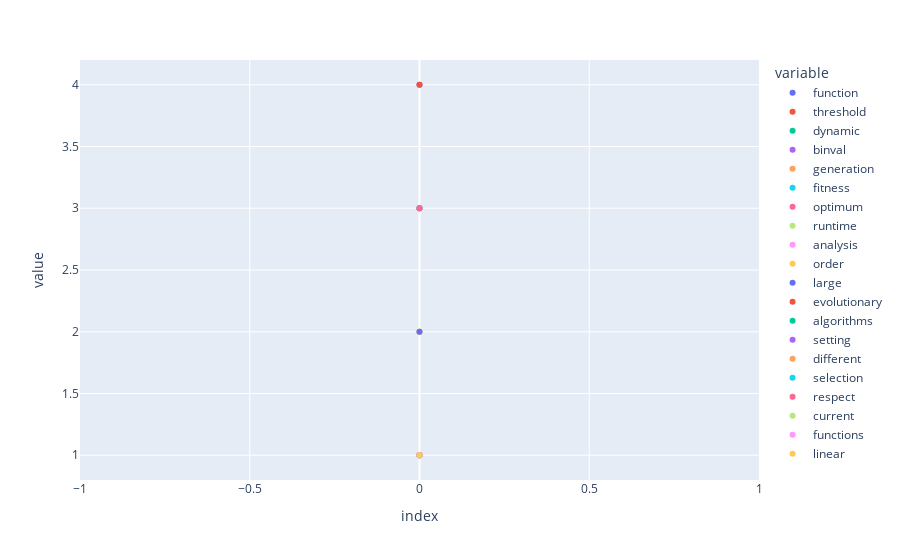

The code cell stored with this chart in its notebook:
### Code cell
hotwords_count_dict = {hotword: [0] * num_valid_papers for hotword in hotwords}

for idx, paper_hotwords in enumerate(hotwords_per_paper):
    for hotword, count in paper_hotwords:
        #print(hotword, count, hotword in hotwords_count_dict)
        if hotword in hotwords_count_dict: 
            hotwords_count_dict[hotword][idx] += count

#for k, v in hotwords_count_dict.items():
#    print(len(v))
            
hotwords_count_df = pd.DataFrame(data=hotwords_count_dict)
fig = px.scatter(hotwords_count_df, x=hotwords_count_df.index, y=hotwords_count_df.columns)
fig.show()

### Figure 1 — Plotly figure (JSON) as saved in the notebook; plotly's stock layout.template omitted (floating-point values rounded to 4 significant figures)
{"data": [{"hovertemplate": "variable=function<br>index=%{x}<br>value=%{y}<extra></extra>", "legendgroup": "function", "marker": {"color": "#636efa", "symbol": "circle"}, "mode": "markers", "name": "function", "orientation": "v", "showlegend": true, "type": "scatter", "x": [0], "xaxis": "x", "y": [4], "yaxis": "y"}, {"hovertemplate": "variable=threshold<br>index=%{x}<br>value=%{y}<extra></extra>", "legendgroup": "threshold", "marker": {"color": "#EF553B", "symbol": "circle"}, "mode": "markers", "name": "threshold", "orientation": "v", "showlegend": true, "type": "scatter", "x": [0], "xaxis": "x", "y": [4], "yaxis": "y"}, {"hovertemplate": "variable=dynamic<br>index=%{x}<br>value=%{y}<extra></extra>", "legendgroup": "dynamic", "marker": {"color": "#00cc96", "symbol": "circle"}, "mode": "markers", "name": "dynamic", "orientation": "v", "showlegend": true, "type": "scatter", "x": [0], "xaxis": "x", "y": [3], "yaxis": "y"}, {"hovertemplate": "variable=binval<br>index=%{x}<br>value=%{y}<extra></extra>", "legendgroup": "binval", "marker": {"color": "#ab63fa", "symbol": "circle"}, "mode": "markers", "name": "binval", "orientation": "v", "showlegend": true, "type": "scatter", "x": [0], "xaxis": "x", "y": [3], "yaxis": "y"}, {"hovertemplate": "variable=generation<br>index=%{x}<br>value=%{y}<extra></extra>", "legendgroup": "generation", "marker": {"color": "#FFA15A", "symbol": "circle"}, "mode": "markers", "name": "generation", "orientation": "v", "showlegend": true, "type": "scatter", "x": [0], "xaxis": "x", "y": [3], "yaxis": "y"}, {"hovertemplate": "variable=fitness<br>index=%{x}<br>value=%{y}<extra></extra>", "legendgroup": "fitness", "marker": {"color": "#19d3f3", "symbol": "circle"}, "mode": "markers", "name": "fitness", "orientation": "v", "showlegend": true, "type": "scatter", "x": [0], "xaxis": "x", "y": [3], "yaxis": "y"}, {"hovertemplate": "variable=optimum<br>index=%{x}<br>value=%{y}<extra></extra>", "legendgroup": "optimum", "marker": {"color": "#FF6692", "symbol": "circle"}, "mode": "markers", "name": "optimum", "orientation": "v", "showlegend": true, "type": "scatter", "x": [0], "xaxis": "x", "y": [3], "yaxis": "y"}, {"hovertemplate": "variable=runtime<br>index=%{x}<br>value=%{y}<extra></extra>", "legendgroup": "runtime", "marker": {"color": "#B6E880", "symbol": "circle"}, "mode": "markers", "name": "runtime", "orientation": "v", "showlegend": true, "type": "scatter", "x": [0], "xaxis": "x", "y": [2], "yaxis": "y"}, {"hovertemplate": "variable=analysis<br>index=%{x}<br>value=%{y}<extra></extra>", "legendgroup": "analysis", "marker": {"color": "#FF97FF", "symbol": "circle"}, "mode": "markers", "name": "analysis", "orientation": "v", "showlegend": true, "type": "scatter", "x": [0], "xaxis": "x", "y": [2], "yaxis": "y"}, {"hovertemplate": "variable=order<br>index=%{x}<br>value=%{y}<extra></extra>", "legendgroup": "order", "marker": {"color": "#FECB52", "symbol": "circle"}, "mode": "markers", "name": "order", "orientation": "v", "showlegend": true, "type": "scatter", "x": [0], "xaxis": "x", "y": [2], "yaxis": "y"}, {"hovertemplate": "variable=large<br>index=%{x}<br>value=%{y}<extra></extra>", "legendgroup": "large", "marker": {"color": "#636efa", "symbol": "circle"}, "mode": "markers", "name": "large", "orientation": "v", "showlegend": true, "type": "scatter", "x": [0], "xaxis": "x", "y": [2], "yaxis": "y"}, {"hovertemplate": "variable=evolutionary<br>index=%{x}<br>value=%{y}<extra></extra>", "legendgroup": "evolutionary", "marker": {"color": "#EF553B", "symbol": "circle"}, "mode": "markers", "name": "evolutionary", "orientation": "v", "showlegend": true, "type": "scatter", "x": [0], "xaxis": "x", "y": [1], "yaxis": "y"}, {"hovertemplate": "variable=algorithms<br>index=%{x}<br>value=%{y}<extra></extra>", "legendgroup": "algorithms", "marker": {"color": "#00cc96", "symbol": "circle"}, "mode": "markers", "name": "algorithms", "orientation": "v", "showlegend": true, "type": "scatter", "x": [0], "xaxis": "x", "y": [1], "yaxis": "y"}, {"hovertemplate": "variable=setting<br>index=%{x}<br>value=%{y}<extra></extra>", "legendgroup": "setting", "marker": {"color": "#ab63fa", "symbol": "circle"}, "mode": "markers", "name": "setting", "orientation": "v", "showlegend": true, "type": "scatter", "x": [0], "xaxis": "x", "y": [1], "yaxis": "y"}, {"hovertemplate": "variable=different<br>index=%{x}<br>value=%{y}<extra></extra>", "legendgroup": "different", "marker": {"color": "#FFA15A", "symbol": "circle"}, "mode": "markers", "name": "different", "orientation": "v", "showlegend": true, "type": "scatter", "x": [0], "xaxis": "x", "y": [1], "yaxis": "y"}, {"hovertemplate": "variable=selection<br>index=%{x}<br>value=%{y}<extra></extra>", "legendgroup": "selection", "marker": {"color": "#19d3f3", "symbol": "circle"}, "mode": "markers", "name": "selection", "orientation": "v", "showlegend": true, "type": "scatter", "x": [0], "xaxis": "x", "y": [1], "yaxis": "y"}, {"hovertemplate": "variable=respect<br>index=%{x}<br>value=%{y}<extra></extra>", "legendgroup": "respect", "marker": {"color": "#FF6692", "symbol": "circle"}, "mode": "markers", "name": "respect", "orientation": "v", "showlegend": true, "type": "scatter", "x": [0], "xaxis": "x", "y": [1], "yaxis": "y"}, {"hovertemplate": "variable=current<br>index=%{x}<br>value=%{y}<extra></extra>", "legendgroup": "current", "marker": {"color": "#B6E880", "symbol": "circle"}, "mode": "markers", "name": "current", "orientation": "v", "showlegend": true, "type": "scatter", "x": [0], "xaxis": "x", "y": [1], "yaxis": "y"}, {"hovertemplate": "variable=functions<br>index=%{x}<br>value=%{y}<extra></extra>", "legendgroup": "functions", "marker": {"color": "#FF97FF", "symbol": "circle"}, "mode": "markers", "name": "functions", "orientation": "v", "showlegend": true, "type": "scatter", "x": [0], "xaxis": "x", "y": [1], "yaxis": "y"}, {"hovertemplate": "variable=linear<br>index=%{x}<br>value=%{y}<extra></extra>", "legendgroup": "linear", "marker": {"color": "#FECB52", "symbol": "circle"}, "mode": "markers", "name": "linear", "orientation": "v", "showlegend": true, "type": "scatter", "x": [0], "xaxis": "x", "y": [1], "yaxis": "y"}], "layout": {"legend": {"title": {"text": "variable"}, "tracegroupgap": 0}, "margin": {"t": 60}, "xaxis": {"anchor": "y", "domain": [0, 1], "title": {"text": "index"}}, "yaxis": {"anchor": "x", "domain": [0, 1], "title": {"text": "value"}}}}
